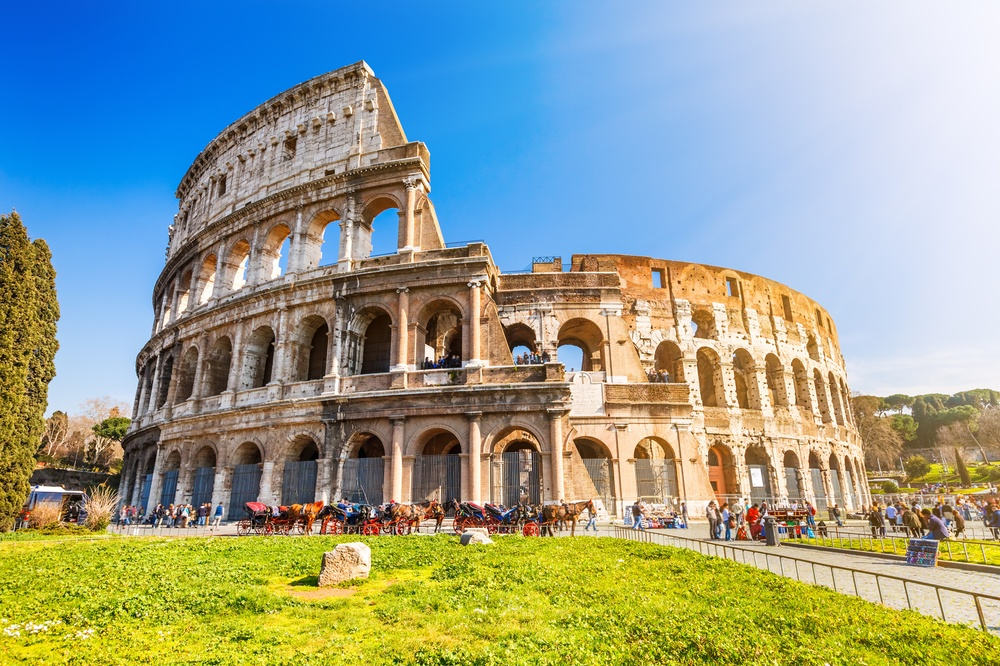
#> input picture task16/img1.jpg, 1000 x 666 px, shrunk from 1772 x 1181 before the run
$ python task16.py
#> lines starting #> are read from the running program, lines starting #| are printed output that depends on the picture
import cv2 as cv
from matplotlib import pyplot as plt

# img1 = cv.imread('box.png', cv.IMREAD_GRAYSCALE)
# img2 = cv.imread('box_in_scene.png', cv.IMREAD_GRAYSCALE)

img1 = cv.imread('img1.jpg', cv.IMREAD_GRAYSCALE)
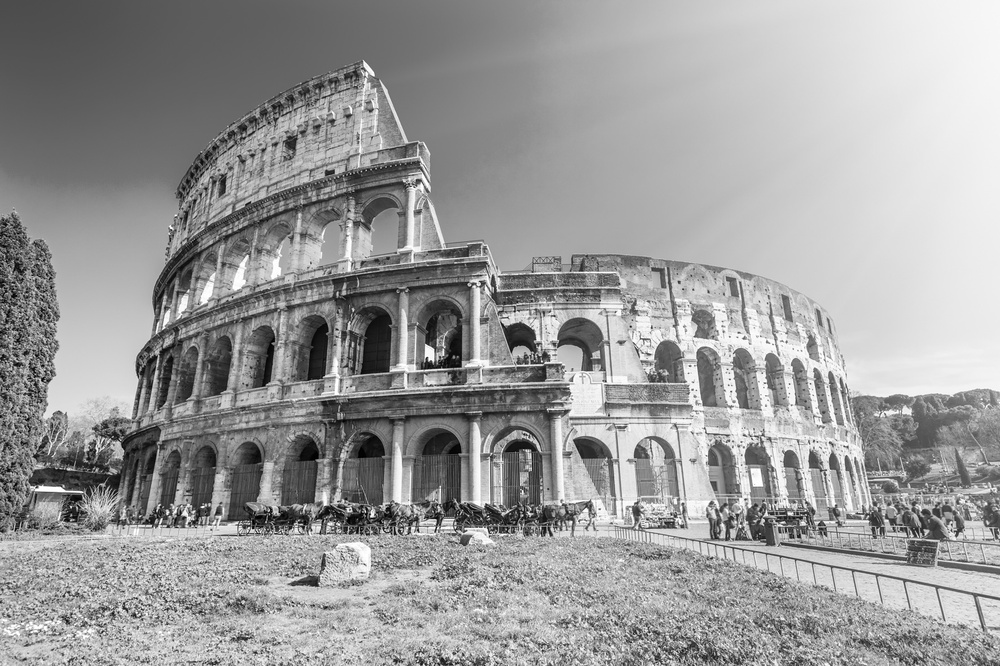
#> img1: shape (666, 1000); min 0, max 255, mean 154.8
img2 = cv.imread('img2.jpg', cv.IMREAD_GRAYSCALE)
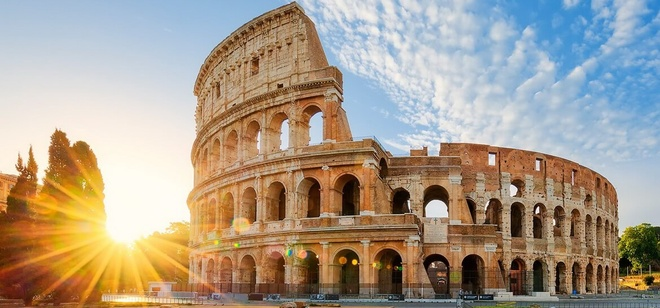
#> input picture task16/img2.jpg, 660 x 308 px, shrunk from 1170 x 545 before the run
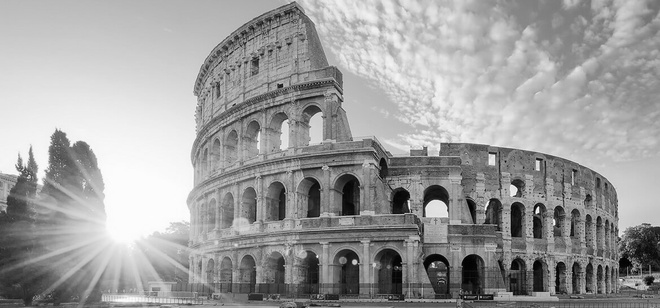
#> img2: shape (308, 660); min 0, max 255, mean 157.6

# Initiate ORB detector
orb = cv.ORB_create()
# find the keypoints and descriptors with ORB
kp1, des1 = orb.detectAndCompute(img1, None)
#> kp1 = 500 keypoints; strongest (x, y, size): (371, 516, 31), (429, 359, 31), (168, 512, 31), (427, 357, 31)
kp2, des2 = orb.detectAndCompute(img2, None)
#> kp2 = 500 keypoints; strongest (x, y, size): (536, 212, 31), (538, 211, 31), (537, 208, 31), (538, 209, 37.2)

# BFMatcher
bf = cv.BFMatcher(cv.NORM_HAMMING, crossCheck=True)

matches = bf.match(des1, des2)
#> matches = 147 matches

# Sort them in the order of their distance.
matches = sorted(matches, key=lambda x: x.distance)

# Draw first 10 matches.
img3 = cv.drawMatches(img1, kp1, img2, kp2, matches[:10], None, flags=cv.DrawMatchesFlags_NOT_DRAW_SINGLE_POINTS)
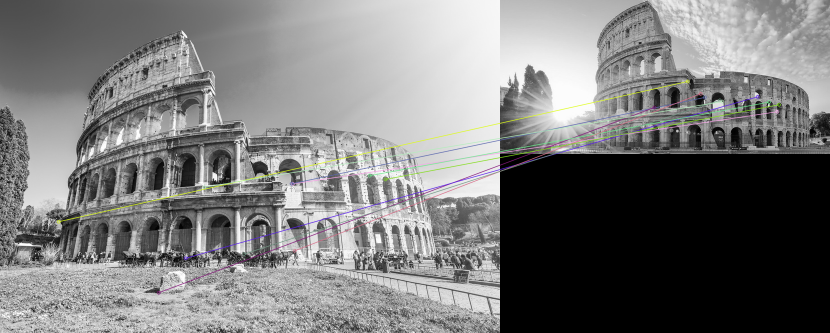
#> img3: shape (666, 1660, 3) (shown at 1/2 size); mean of channels 0, 1, 2 122.1, 122.2, 122.2; drawn as B, G, R
plt.imshow(img3)
plt.show()

# Initiate SIFT detector
sift = cv.SIFT_create()

# find the keypoints and descriptors with SIFT
kp1, des1 = sift.detectAndCompute(img1, None)
#> kp1 = 6145 keypoints; strongest (x, y, size): (167, 512, 2.6), (372, 515, 2.6), (790, 514, 3.1), (430, 353, 8.1)
kp2, des2 = sift.detectAndCompute(img2, None)
#> kp2 = 1560 keypoints; strongest (x, y, size): (537, 211, 2.9), (354, 262, 3.4), (436, 193, 11.8), (436, 208, 11.4)

# FLANN parameters
FLANN_INDEX_KDTREE = 1
index_params = dict(algorithm=FLANN_INDEX_KDTREE, trees=5)
search_params = dict(checks=50)  # or pass empty dictionary
flann = cv.FlannBasedMatcher(index_params, search_params)
matches = flann.knnMatch(des1, des2, k=2)
#> matches = 6145 matches

# Need to draw only good matches, so create a mask
matchesMask = [[0, 0] for i in range(len(matches))]
#> matchesMask = 6145 pairs, first value 0 to 0, second value 0 to 0

# ratio test as per Lowe's paper
for i, (m, n) in enumerate(matches):
    if m.distance < 0.7 * n.distance:
        matchesMask[i] = [1, 0]
#> after the loop, matchesMask = 6145 pairs, first value 0 to 1, second value 0 to 0
draw_params = dict(matchColor=(0, 255, 0),
                   singlePointColor=(255, 0, 0),
                   matchesMask=matchesMask,
                   flags=cv.DrawMatchesFlags_DEFAULT)
#> draw_params = 4 items
img3 = cv.drawMatchesKnn(img1, kp1, img2, kp2, matches, None, **draw_params)
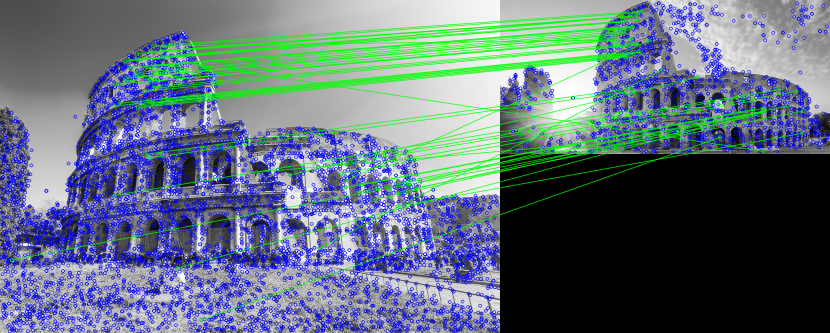
#> img3: shape (666, 1660, 3) (shown at 1/2 size); mean of channels 0, 1, 2 125.4, 111.5, 96.1; drawn as B, G, R
plt.imshow(img3, )
plt.show()
